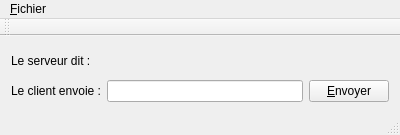
<?xml version="1.0" encoding="UTF-8"?>
<ui version="4.0">
 <class>MainWindow</class>
 <widget class="QMainWindow" name="MainWindow">
  <property name="geometry">
   <rect>
    <x>0</x>
    <y>0</y>
    <width>400</width>
    <height>135</height>
   </rect>
  </property>
  <property name="windowTitle">
   <string>MainWindow</string>
  </property>
  <widget class="QWidget" name="centralWidget">
   <layout class="QGridLayout" name="gridLayout_2">
    <item row="0" column="0">
     <layout class="QGridLayout" name="gridLayout">
      <item row="0" column="0">
       <widget class="QLabel" name="label">
        <property name="text">
         <string>Le serveur dit : </string>
        </property>
       </widget>
      </item>
      <item row="0" column="1" colspan="2">
       <widget class="QLabel" name="labelMessageServeur">
        <property name="text">
         <string/>
        </property>
       </widget>
      </item>
      <item row="1" column="0">
       <widget class="QLabel" name="label_2">
        <property name="text">
         <string>Le client envoie :</string>
        </property>
       </widget>
      </item>
      <item row="1" column="1">
       <widget class="QLineEdit" name="lineEditMessage"/>
      </item>
      <item row="1" column="2">
       <widget class="QPushButton" name="pushButtonEnvoyer">
        <property name="text">
         <string>&amp;Envoyer</string>
        </property>
       </widget>
      </item>
     </layout>
    </item>
   </layout>
  </widget>
  <widget class="QMenuBar" name="menuBar">
   <property name="geometry">
    <rect>
     <x>0</x>
     <y>0</y>
     <width>400</width>
     <height>19</height>
    </rect>
   </property>
   <widget class="QMenu" name="menu_Fichier">
    <property name="title">
     <string>&amp;Fichier</string>
    </property>
    <addaction name="action_Se_connecter"/>
   </widget>
   <addaction name="menu_Fichier"/>
  </widget>
  <widget class="QToolBar" name="mainToolBar">
   <attribute name="toolBarArea">
    <enum>TopToolBarArea</enum>
   </attribute>
   <attribute name="toolBarBreak">
    <bool>false</bool>
   </attribute>
  </widget>
  <widget class="QStatusBar" name="statusBar"/>
  <action name="action_Se_connecter">
   <property name="text">
    <string>&amp;Se connecter</string>
   </property>
  </action>
 </widget>
 <layoutdefault spacing="6" margin="11"/>
 <resources/>
 <connections/>
</ui>
